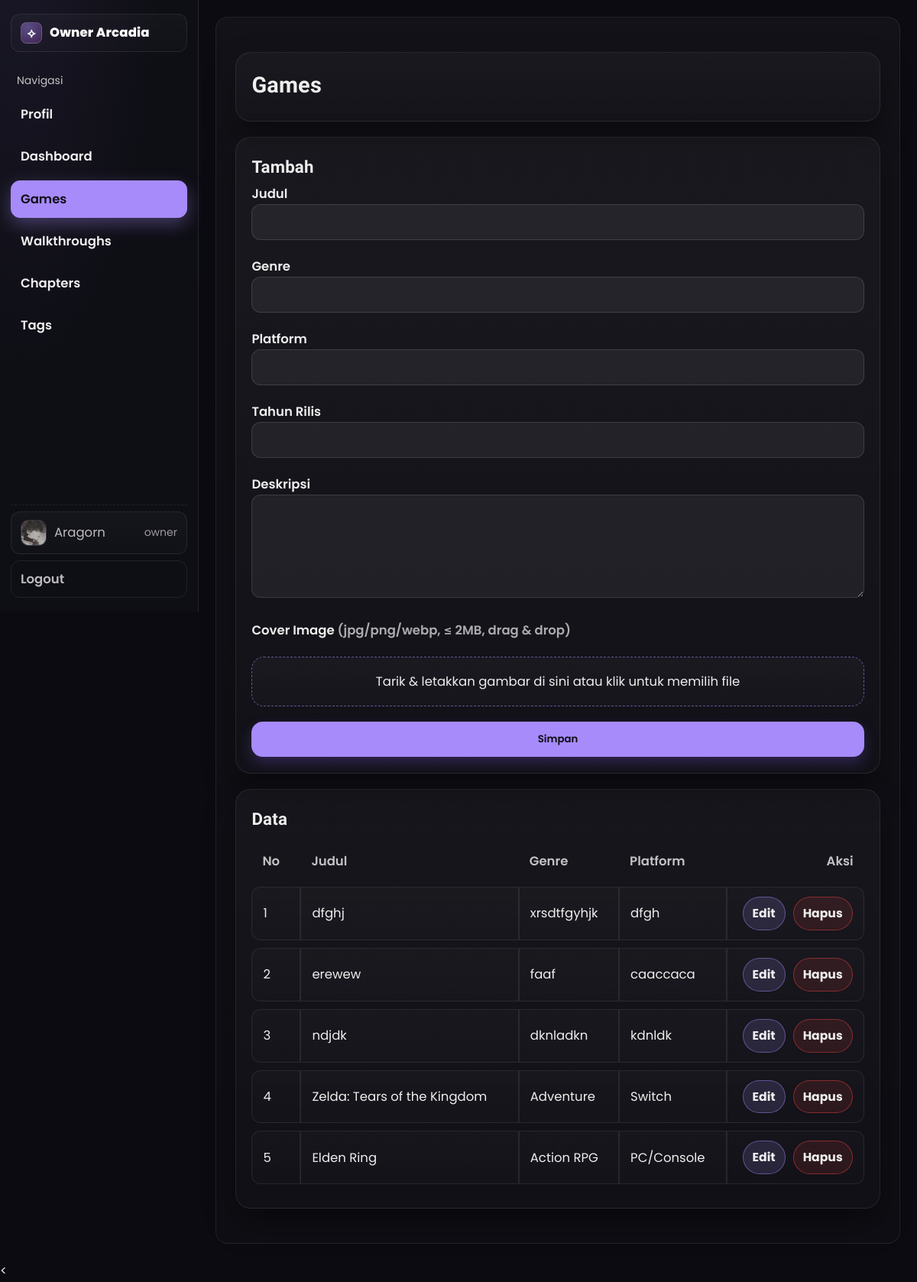
/public/admin/games.php (signed in), run on an earlier commit of the app's database.
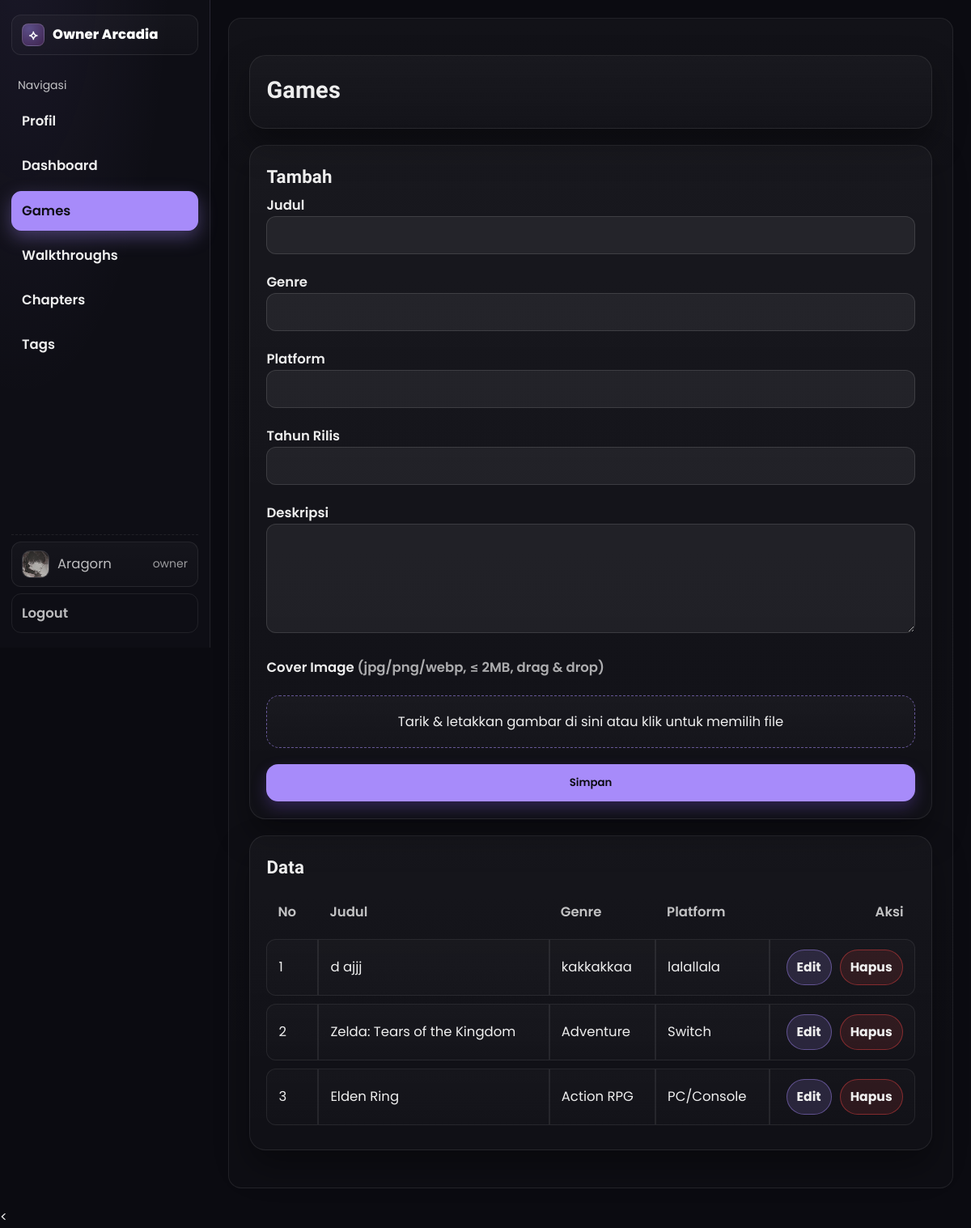
And on a later commit of the database.
### tables this page shows
CREATE TABLE `games` (
  `id` int(11) NOT NULL,
  `title` varchar(150) NOT NULL,
  `genre` varchar(80) DEFAULT NULL,
  `platform` varchar(80) DEFAULT NULL,
  `release_year` int(11) DEFAULT NULL,
  `image_url` varchar(255) DEFAULT NULL,
  `description` text DEFAULT NULL,
  `cover_blob` longblob DEFAULT NULL,
  `cover_mime` varchar(40) DEFAULT NULL,
  `cover_size` int(11) DEFAULT NULL
);

### lib/db.php (called while the page is built, shortened)
<?php
function db_all($mysqli, $sql, $params = [], $types = '')
{
  $stmt = $mysqli->prepare($sql);
  if ($params)
    $stmt->bind_param($types ?: str_repeat('s', count($params)), ...$params);
  $stmt->execute();
  $res = $stmt->get_result();
  $rows = $res ? $res->fetch_all(MYSQLI_ASSOC) : [];
  return $rows;
}
?>

### lib/helpers.php (called while the page is built, shortened)
<?php
function e($s)
{
  return htmlspecialchars((string) $s, ENT_QUOTES, 'UTF-8');
}
?>

### public/admin/games.php (the view, shortened to what this page needs)
<?php
require_once __DIR__ . '/../../config.php';
require_once __DIR__ . '/../../lib/helpers.php';
require_once __DIR__ . '/../../lib/db.php';
$action = $_GET['action'] ?? ($_POST['action'] ?? 'list');
require_once __DIR__ . '/_header.php';
?>
<div class="card">
  <h1>Games</h1>
</div>
<?php
if ($action === 'edit') {
  $id = (int)($_GET['id'] ?? 0);
  $g = db_one($mysqli, "SELECT * FROM games WHERE id=?", [$id], 'i');
  if (!$g) { echo '<div class="card">Data tidak ditemukan</div>'; require __DIR__ . '/_footer.php'; exit; }
?>
  <div class="card">
    <h2>Edit</h2>
    <form method="post" class="grid" enctype="multipart/form-data">
      <?php csrf_field(); ?>
      <input type="hidden" name="id" value="<?= (int)$g['id'] ?>"/>
      <input type="hidden" name="action" value="update">
      <label>Judul <input class="input" name="title" value="<?= e($g['title']) ?>"></label>
      <label>Genre <input class="input" name="genre" value="<?= e($g['genre']) ?>"></label>
      <label>Platform <input class="input" name="platform" value="<?= e($g['platform']) ?>"></label>
      <label>Tahun Rilis <input class="input" type="number" name="release_year" value="<?= e($g['release_year']) ?>"></label>
      <label>Deskripsi <textarea name="description" rows="5"><?= e($g['description']) ?></textarea></label>
      <?php if (!empty($g['image_url'])): ?>
        <div class="small">Cover saat ini: <a href="<?= e($g['image_url']) ?>" target="_blank">lihat</a></div>
      <?php endif; ?>
      <label>Ganti Cover <span style="opacity:.7">(jpg/png/webp, ≤ 2MB, drag & drop)</span></label>
      <div class="dz" id="dz-cover">
        <div>Tarik & letakkan gambar di sini atau klik untuk memilih file</div>
        <div class="err" id="dz-err"></div>
        <div class="thumb" id="dz-thumb"><img id="dz-img" alt="preview"></div>
        <input class="hidden-file" type="file" id="cover" name="cover" accept=".jpg,.jpeg,.png,.webp">
      </div>
      <button class="btn">Simpan</button>
      <a class="btn gray" href="games.php">Batal</a>
    </form>
  </div>
<?php } else { ?>
  <div class="card">
    <h2>Tambah</h2>
    <form method="post" action="games.php?action=create" class="grid" enctype="multipart/form-data">
      <label>Judul <input class="input" name="title"></label>
      <label>Genre <input class="input" name="genre"></label>
      <label>Platform <input class="input" name="platform"></label>
      <label>Tahun Rilis <input class="input" type="number" name="release_year"></label>
      <label>Deskripsi <textarea name="description" rows="5"></textarea></label>
      <label>Cover Image <span style="opacity:.7">(jpg/png/webp, ≤ 2MB, drag & drop)</span></label>
      <div class="dz" id="dz-cover">
        <div>Tarik & letakkan gambar di sini atau klik untuk memilih file</div>
      </div>
      <button class="btn">Simpan</button>
    </form>
  </div>
<?php } ?>
<?php
$rows = db_all($mysqli, "SELECT id,title,genre,platform FROM games ORDER BY id DESC");
?>
<div class="card">
  <h2>Data</h2>
  <table class="tbl">
    <thead>
      <tr>
        <th style="width:64px">No</th>
        <th>Judul</th>
        <th>Genre</th>
        <th>Platform</th>
        <th style="width:180px;text-align:right">Aksi</th>
      </tr>
    </thead>
    <tbody>
      <?php $no=1; foreach ($rows as $r): ?>
        <tr>
          <td><?= $no++ ?></td>
          <td><?= e($r['title']) ?></td>
          <td><?= e($r['genre']) ?></td>
          <td><?= e($r['platform']) ?></td>
          <td class="act">
            <div class="actions">
              <a class="chip-btn chip-edit" href="games.php?action=edit&id=<?= (int)$r['id'] ?>">Edit</a>
              <a class="chip-btn chip-del"
                 href="games.php?action=delete&id=<?= (int)$r['id'] ?>"
                 onclick="return confirm('Hapus &quot;<?= e($r['title']) ?>&quot;?')">Hapus</a>
            </div>
          </td>
        </tr>
      <?php endforeach; ?>
    </tbody>
  </table>
</div>
<?php require_once __DIR__ . '/_footer.php';

What changed in the data, as far as the page shows it:
removed games: title "dfghj", genre "xrsdtfgyhjk", platform "dfgh"
removed games: title "erewew", genre "faaf", platform "caaccaca"
removed games: title "ndjdk", genre "dknladkn", platform "kdnldk"
added games: title "d ajjj", genre "kakkakkaa", platform "lalallala"
